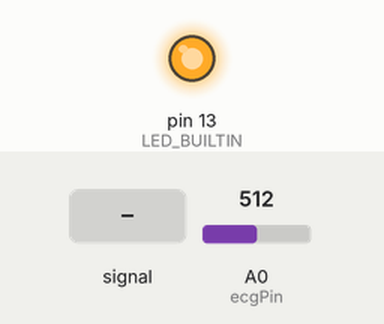
Recording of a sketch running on a simulated Arduino Uno, built with avr-gcc and run on an emulated ATmega328P. Shown: output pins drawn as LEDs (lit = HIGH). The test bench sets the inputs (shaded band); at power-on: A0 (ecgPin) = 512. What the sketch prints to the serial monitor is not drawn.

Above: at 1.2 s.
1.3 s: A0 (ecgPin) fed a 200 Hz sine of ±255 counts around its level
At 2.17 s:
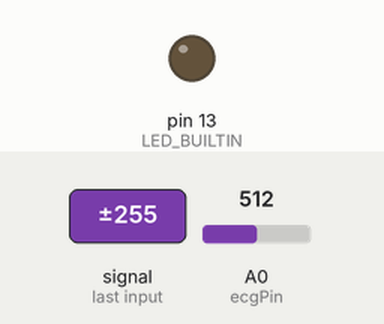
4.3 s: A0 (ecgPin) fed a 50 Hz sine of ±306 counts around its level
At 5.0 s:
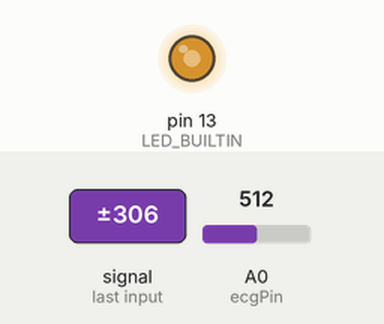
7.3 s: A0 (ecgPin) set to 900
8.8 s: A0 (ecgPin) set to 414
11.8 s: A0 (ecgPin) set to 381
At 12.6 s:
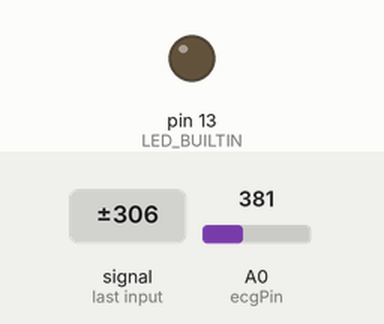
13.3 s: A0 (ecgPin) set to 490
14.8 s: A0 (ecgPin) set to 514
At 16.1 s:
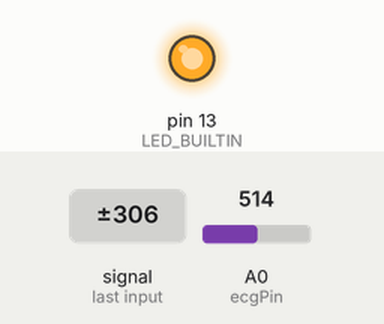
Timing chart, 0 to 17.3 s (numbered marks = the images above; inputs shaded):
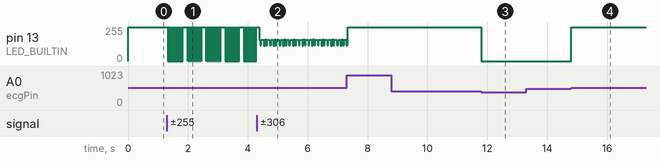

The sketch:

sketch_jun13aRMSSD.ino
```cpp
const int ecgPin = A0;
int upperThreshold = 100;
int lowerThreshold = 0;
int ecgOffset = 400;
float beatsPerMinute = 0.0;
bool alreadyPeaked = false;
unsigned long firstPeakTime = 0;
unsigned long secondPeakTime = 0;
unsigned long rrInterval = 0;
int numRRDetected = 0;
bool hrvStarted = false;
bool hrvUpdate = false;
bool hrvComplete = false;
unsigned long hrvStartTime = 0;
unsigned long rrIntervalPrevious = 0;
float rrDiff = 0.0;
float rrDiffSquaredTotal = 0.0;
float diffCount = 0.0;
float rmssd = -1.0;

void setup() {
  Serial.begin(115200);
  pinMode(LED_BUILTIN, OUTPUT);
}

void loop() {
  int ecgReading = analogRead(ecgPin) - ecgOffset;
  // Measure the ECG reading minus an offset to bring it into the same
  // range as the heart rate (i.e. around 60 to 100 bpm)

  if (ecgReading > upperThreshold && alreadyPeaked == false) {
  // Check if the ECG reading is above the upper threshold and that
  // we aren't already in an existing peak
      if (firstPeakTime == 0) {
        // If this is the very first peak, set the first peak time
        firstPeakTime = millis();
        digitalWrite(LED_BUILTIN, HIGH);
      }
      else {
        // Otherwise set the second peak time and calculate the
        // R-to-R interval. Once calculated we shift the second
        // peak to become our first peak and start the process
        // again
        secondPeakTime = millis();
        // Store the previous R-to-R interval for use in HRV calculations
        rrIntervalPrevious = rrInterval;
        // Calculate new R-to-R interval and set HRV update flag
        rrInterval = secondPeakTime - firstPeakTime;
        firstPeakTime = secondPeakTime;
        hrvUpdate = true;
        numRRDetected = numRRDetected + 1;
        digitalWrite(LED_BUILTIN, HIGH);
      }
      alreadyPeaked = true;
  }

  if (ecgReading < lowerThreshold) {
  // Check if the ECG reading has fallen below the lower threshold
  // and if we are ready to detect another peak
    alreadyPeaked = false;
    digitalWrite(LED_BUILTIN, LOW);
  }

  // Calculate the beats per minute, rrInterval is measured in
  // milliseconds so we must multiply by 1000
  beatsPerMinute = (1.0/rrInterval) * 60.0 * 1000;

  // Once two consecutive R-to-R intervals have been detected,
  // start the 5 minute HRV window
  if (!hrvStarted && numRRDetected >= 2) {
    hrvStarted = true;
    hrvStartTime = millis();
  }

  // If a new R-to-R interval has been detected, update the HRV measure
  if (hrvUpdate && hrvStarted) {
    // Add the square of successive differences between
    // R-to-R intervals to the running total
    rrDiff = float(rrInterval) - float(rrIntervalPrevious);
    rrDiffSquaredTotal = rrDiffSquaredTotal + sq(rrDiff);
    // Count the number of successive differences for averaging
    diffCount = diffCount + 1.0;
    // Reset the hrvUpdate flag
    hrvUpdate = false;
  }

  // Once five minute window has elapsed, calculate the RMSSD
  if (millis() - hrvStartTime >= 300000 && !hrvComplete) {
    rmssd = sqrt(rrDiffSquaredTotal/diffCount);
    hrvComplete = true;
  }

  // Print the final values to be read by the serial plotter
  // RMSSD will print -1 until the 5 minute window has elapsed
  // Important notes on using this code:
  // 1. RMSSD can be significantly affected by bad sensor
  // readings in short term recordings so ensure to check for
  // incorrectly detected RR intervals if you are getting
  // very large RMSSD values.
  // 2. Due to the function of the internal Arduino clock, the
  // real-world elapsed time for HRV computation may exceed 5 minutes.
  // This should not make a practical difference for RMSSD calculation,
  // but it is important to note if critical precision is required.
  Serial.print(ecgReading);
  Serial.print(",");
  Serial.print(beatsPerMinute);
  Serial.print(",");
  Serial.println(rmssd);
  delay(5);
}
```

Measured:
- the behaviour switches between 400 and 399 on A0 (ecgPin) (found by bisection; images 2 and 3)
- the behaviour switches between 500 and 501 on A0 (ecgPin) (found by bisection; images 3 and 4)
- after the input at 1.3 s, pin 13 (LED_BUILTIN): 255/255 → 0/255 at once, then moves between 0/255 and 255/255, repeating every 1.3 s
- after the input at 11.8 s, pin 13 (LED_BUILTIN): 255/255 → 0/255 at once
- after the input at 14.8 s, pin 13 (LED_BUILTIN): 0/255 → 255/255 at once
